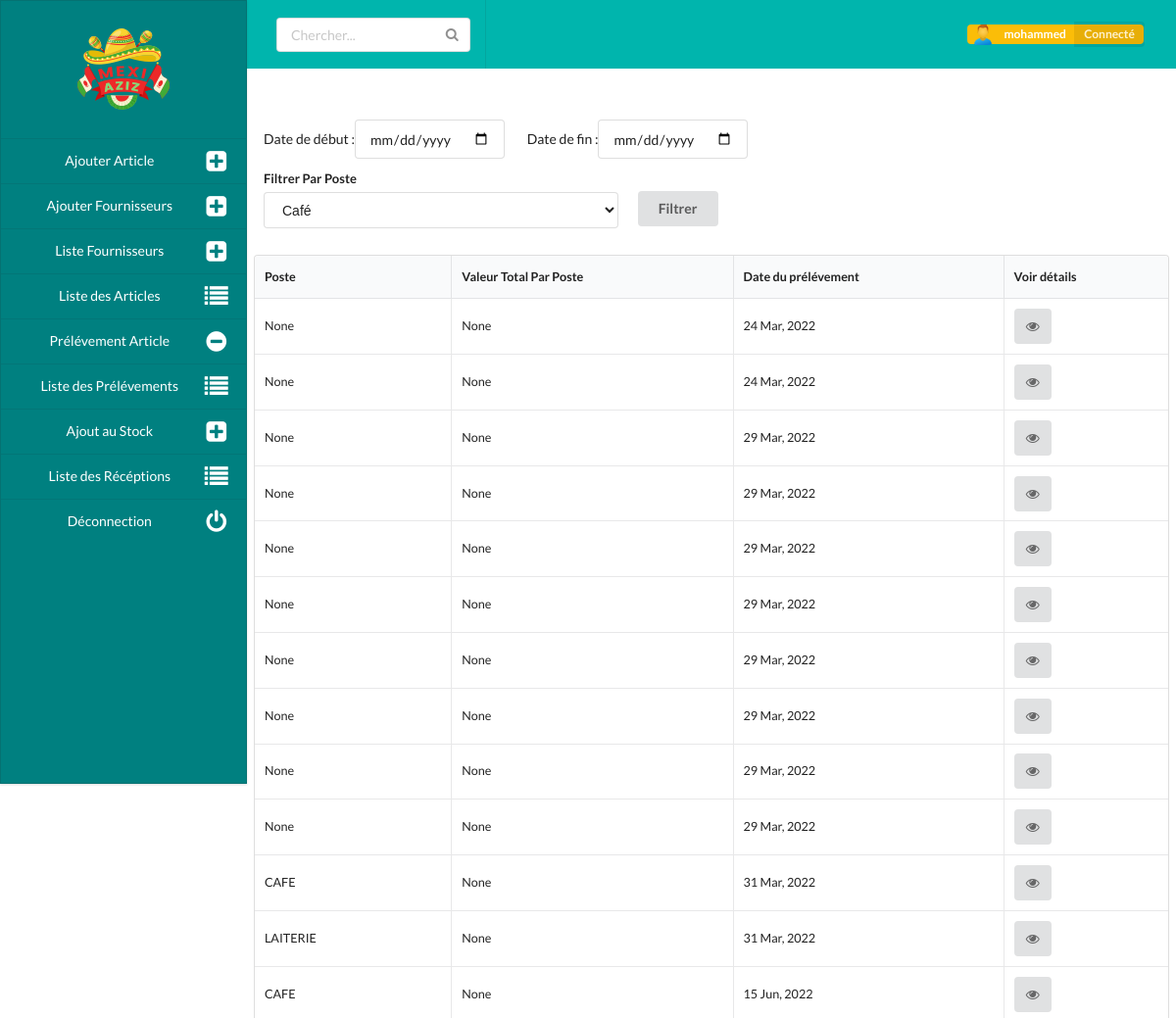
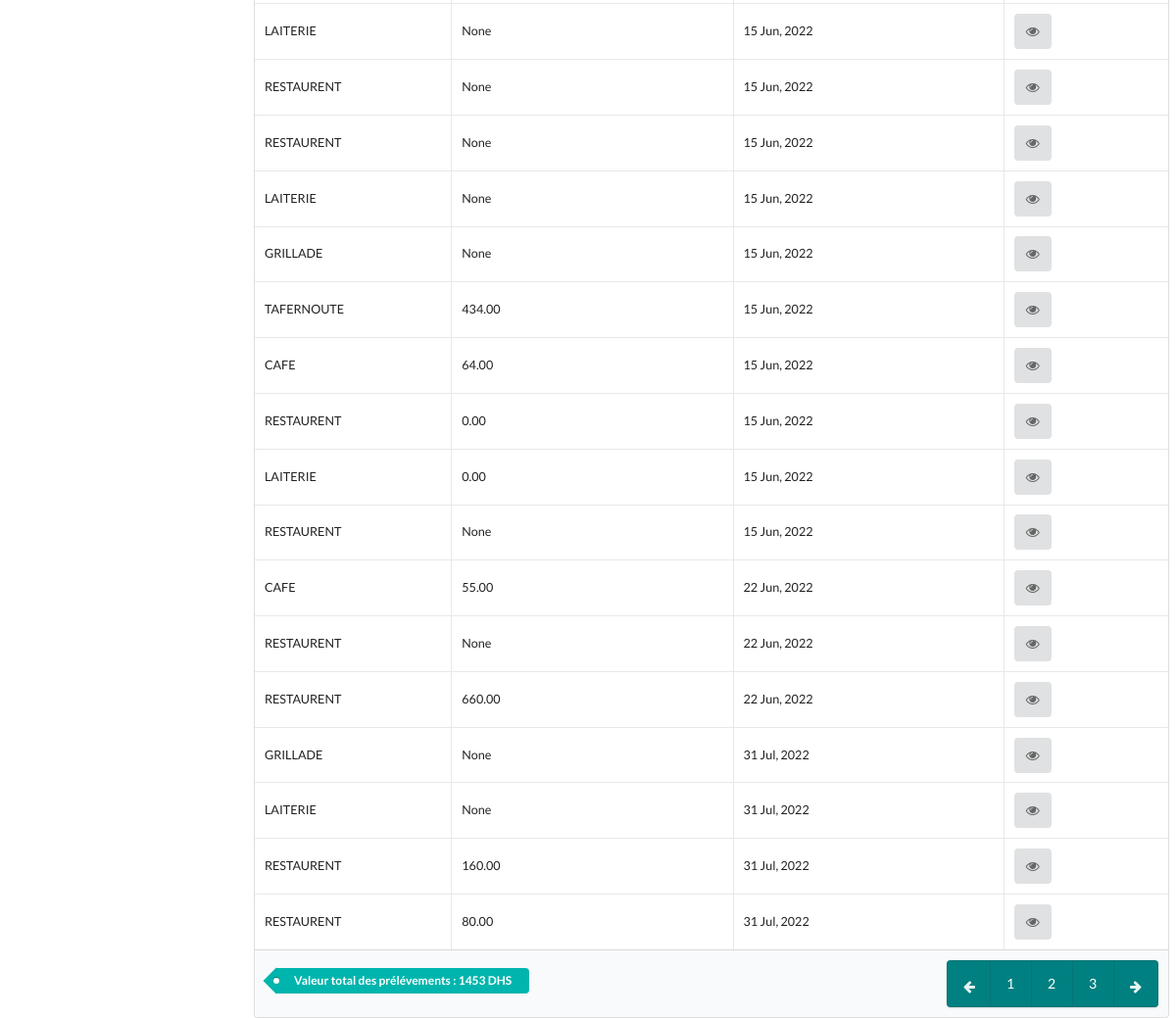
Screenshot of /takelist (signed in) with the database file from the repository (2 pictures, top to bottom).
### users/models.py (models this page shows)
class User(AbstractUser):
    first_name = None
    last_name = None
    nom_complet = models.CharField(max_length=125, verbose_name="Votre Nom Complet")
    admin       = models.BooleanField(default=False, blank=True)
    role        = models.CharField(max_length=125, choices=ROLES)
    valid       = models.BooleanField(default=False, blank=True)

### stock/models.py (models this page shows, shortened)
class Taking(models.Model):
    uid = models.UUIDField(default=uuid.uuid1, editable=False)
    user      = models.ForeignKey(User, on_delete=models.CASCADE,  null=True)
    poste = models.CharField(max_length=125, blank=True, choices=POSTE, null=True, verbose_name="Prélévement pour quel Poste ?")
    made_on  = models.DateTimeField(auto_now=True, verbose_name="Date et heure de sortie")
    total_value = models.DecimalField(max_digits=12, decimal_places=2, null=True, blank=True)
    ref       = models.CharField(max_length=125, blank=True, verbose_name="Référence unique")

### stock/views.py (the view, shortened to what this page needs)
# urls.py: path('takelist', takelist, name='takelist'),
@login_required
def takelist(request):
    takelist = Taking.objects.all()
    price_of_all_takings = takelist.aggregate(Sum('total_value'))
    return render(request, "takelist.html", {"takelist": takelist, 'pr': price_of_all_takings})

### templates/takelist.html (shortened to what this page needs)
{% extends 'base.html' %}
{% load static %}
{% block content %}
<link rel="stylesheet" href="{% static 'css/home.css' %}">
<link rel="stylesheet" href="{% static 'css/article_list.css' %}">
<div class="container main">
    <div class="ui labeled icon left vertical menu side">
        <div class="item logo-img">
        <img class="ui mini centered image" src="{% static 'img/logo-small.png' %}">
        </div>
        <a href="{% url 'addarticle' %}" class="item">
            <i class="plus square icon"></i>
            Ajouter Article
        </a>
        <a href="{% url 'addfourni' %}" class="item">
          <i class="plus square icon"></i>
          Ajouter Fournisseurs
      </a>
      <a href="{% url 'fournilist' %}" class="item">
          <i class="plus square icon"></i>
          Liste Fournisseurs
      </a>
        <a href="{% url 'articleslist' %}" class="item">
            <i class="list icon"></i>
            Liste des Articles
        </a>
        <a href="{% url 'takearticle' %}" class="item">
            <i class="minus circle icon"></i>
            Prélévement Article
        </a>
        <a href="{% url 'takelist' %}" class="item">
          <i class="list icon"></i>
          Liste des Prélévements
      </a>
      <a href="{% url 'feedarticle' %}" class="item">
        <i class="plus square icon"></i>
        Ajout au Stock
    </a>
    <a href="{% url 'feedlist' %}" class="item">
      <i class="list icon"></i>
      Liste des Récéptions
  </a>
    <a href="{% url 'logout' %}" class="item">
      <i class="power off icon"></i>
      Déconnection
  </a>
    </div>
    <div class="topbar">
        <div class="ui teal four item inverted menu top">
        <a class="item">
            <div class="ui icon input">
                <input type="text" placeholder="Chercher...">
            </div>
        </a>
        <a class="right item">
            <div class="ui yellow image label">
                <img src="{% static 'img/person.png' %}">
                {{user.username}}
                <div class="detail">Connecté</div>
            </div>
        </a>
      </div>
    </div>
    <div class="site-content tabl">
      <form method="POST">
        <div class="ui input date">
          Date de début :
          <input type="date" name="startdate" placeholder="Date de début"/>
        </div>
        <div class="ui input date">
          Date de fin :
          <input type="date" name="enddate" placeholder="Date de fin"/>
        </div>
        <div class="ui form post-form">
          <div class="field dropdwn">
            <label>Filtrer Par Poste</label>
            <select name="postname" class="ui search dropdwon">
              <option value="CAFE">Café</option>
            </select>
          </div>
          <div class="send-button">
            <input name="cross-filter" type="submit" value="Filtrer" class="ui button" />
          </div>
        </div>
      </form>
        <table class="ui small celled table">
            <thead>
              <tr><th>Poste</th>
              <th>Valeur Total Par Poste</th>
              <th>Date du prélévement</th>
              <th>Voir détails</th>
            </tr></thead>
            <tbody>
                {% for l in takelist %}
              <tr>
                <td data-label="Article">{{l.poste}}</td>
                <td data-label="Classification">{{l.total_value}}</td>
                <td>{{l.made_on|date:"d M, Y"}}</td>
                <td data-label="Fournisseurs">
                    <a href="{% url 'takedetails' l.id %}" class="ui icon button">
                        <i class="eye icon"></i>
                    </a>
                </td>
              </tr>
              {% endfor %}
            </tbody>
            <tfoot class="full-width">
            <tr>
                <th class="tah" colspan="6">
                  <div class="ui right floated pagination menu">
                    <a class="icon item tabf">
                      <i class="arrow left icon"></i>
                    </a>
                    <a class="item tabf">1</a>
                    <a class="item tabf">2</a>
                    <a class="item tabf">3</a>
                    <a class="icon item tabf">
                      <i class="arrow right icon"></i>
                    </a>
                  </div>
                  <div class="ui teal tag labels tah">
                    <a class="ui label">
                      Valeur total des prélévements : {{pr.total_value__sum}} DHS
                    </a>
                  </div>
                </th>
            </tr>
            </tfoot>
          </table>
    </div>
</div>
{% endblock content %}

### static/css/home.css (style rules this page uses)
.top { margin: 0 !important; border-radius: 0 !important; padding-left: 1rem !important; padding-right: 1rem !important; height: 5rem !important; }
.topbar { margin-left: 18rem; }
.side { height: 100vh; position: fixed; width: 18rem; background: teal !important; border-radius: 0 !important; }
.logo-img { display: flex !important; height: 10rem; align-items: center; justify-content: center; }
img { height: 100px; width: 100px; }
a.item { color: white !important; font-size: 1rem; font-weight: bold; }
a i { margin-left: 10px; }
.site-content { margin-left: 18.5rem; }
.main { height: 100vh; }

### static/css/article_list.css (style rules this page uses)
.tabl { margin-right: 0.5rem; margin-top: 3rem; }
.tabf { color: black !important; }
.ui.right.floated.menu { background-color: teal !important; }
.tah { margin-top: 0.6rem; }
.date { display: flex; align-items: center; padding: 10px; }
.post-form { display: flex; align-items: center; width: 50%; margin-left: 10px; }
.dropdwn { flex-grow: 1; }
.send-button { margin-top: 7px; margin-left: 20px; }

### rows the page displays
User: username "mohammed"
Taking: poste "None", total_value "None", made_on "24 Mar, 2022"
Taking: poste "None", total_value "None", made_on "24 Mar, 2022"
Taking: poste "None", total_value "None", made_on "29 Mar, 2022"
Taking: poste "None", total_value "None", made_on "29 Mar, 2022"
Taking: poste "None", total_value "None", made_on "29 Mar, 2022"
Taking: poste "None", total_value "None", made_on "29 Mar, 2022"
Taking: poste "None", total_value "None", made_on "29 Mar, 2022"
Taking: poste "None", total_value "None", made_on "29 Mar, 2022"
Taking: poste "None", total_value "None", made_on "29 Mar, 2022"
Taking: poste "None", total_value "None", made_on "29 Mar, 2022"
Taking: poste "CAFE", total_value "None", made_on "31 Mar, 2022"
Taking: poste "LAITERIE", total_value "None", made_on "31 Mar, 2022"
Taking: poste "CAFE", total_value "None", made_on "15 Jun, 2022"
Taking: poste "LAITERIE", total_value "None", made_on "15 Jun, 2022"
Taking: poste "RESTAURENT", total_value "None", made_on "15 Jun, 2022"
Taking: poste "RESTAURENT", total_value "None", made_on "15 Jun, 2022"
Taking: poste "LAITERIE", total_value "None", made_on "15 Jun, 2022"
Taking: poste "GRILLADE", total_value "None", made_on "15 Jun, 2022"
Taking: poste "TAFERNOUTE", total_value "434.00", made_on "15 Jun, 2022"
Taking: poste "CAFE", total_value "64.00", made_on "15 Jun, 2022"
Taking: poste "RESTAURENT", total_value "0.00", made_on "15 Jun, 2022"
Taking: poste "LAITERIE", total_value "0.00", made_on "15 Jun, 2022"
Taking: poste "RESTAURENT", total_value "None", made_on "15 Jun, 2022"
Taking: poste "CAFE", total_value "55.00", made_on "22 Jun, 2022"
Taking: poste "RESTAURENT", total_value "None", made_on "22 Jun, 2022"
Taking: poste "RESTAURENT", total_value "660.00", made_on "22 Jun, 2022"
Taking: poste "GRILLADE", total_value "None", made_on "31 Jul, 2022"
Taking: poste "LAITERIE", total_value "None", made_on "31 Jul, 2022"
Taking: poste "RESTAURENT", total_value "160.00", made_on "31 Jul, 2022"
Taking: poste "RESTAURENT", total_value "80.00", made_on "31 Jul, 2022"

### other values shown
{{ pr.total_value__sum }} "1453"
